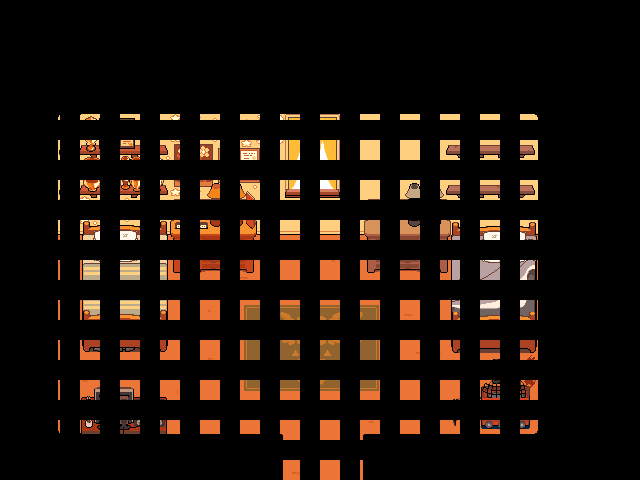

A 2D game scene composited from a Tiled map and its tileset images. What follows is a short description and the map's XML, with every tile layer's data as written:
An orthogonal 16x12 tile map with 40x40 px tiles, 1 tile layer (Warstwa Kafelków 1) and 8 objects (spawn, transition, interactable).

<map version="1.11" tiledversion="1.11.2" orientation="orthogonal" renderorder="right-down" width="16" height="12" tilewidth="40" tileheight="40" infinite="0" nextlayerid="5" nextobjectid="18">
 <editorsettings>
  <export target="finalkrissroom.lua" format="lua" />
 </editorsettings>
 <tileset firstgid="1" source="../tilesets/finalkrisroomplsworkthistime.tsx" />
 <layer id="1" name="Warstwa Kafelków 1" width="16" height="12">
  <data encoding="csv">
0,0,0,0,0,0,0,0,0,0,0,0,0,0,0,0,
0,0,0,0,0,0,0,0,0,0,0,0,0,0,0,0,
0,1,2,3,4,5,6,7,8,9,10,11,12,13,0,0,
0,14,15,16,17,18,19,20,21,22,23,24,25,26,0,0,
0,27,28,29,30,31,32,33,34,35,36,37,38,39,0,0,
0,40,41,42,43,44,45,46,47,48,49,50,51,52,0,0,
0,53,54,55,56,57,58,59,60,61,62,63,64,65,0,0,
0,66,67,68,69,70,71,72,73,74,75,76,77,78,0,0,
0,79,80,81,82,83,84,85,86,87,88,89,90,91,0,0,
0,92,93,94,95,96,97,98,99,100,101,102,103,104,0,0,
0,105,106,107,108,109,110,111,112,113,114,115,116,117,0,0,
0,118,119,120,121,122,123,124,125,126,127,128,129,130,0,0
</data>
 </layer>
 <objectgroup color="#7f00ff" id="2" name="markers">
  <object id="15" name="spawn" x="322" y="320">
   <point />
  </object>
 </objectgroup>
 <objectgroup color="#0000ff" id="3" name="collision">
  <object id="1" x="555" y="200" width="40" height="240" />
  <object id="8" x="36" y="200" width="40" height="240" />
  <object id="2" x="366" y="428.5" width="234" height="51.5" />
  <object id="5" x="52" y="428.5" width="234" height="51.5" />
  <object id="10" x="0" y="200" width="559.667" height="28.3333" />
 </objectgroup>
 <objectgroup color="#ff00ff" id="4" name="objects">
  <object id="11" name="transition" x="280" y="480" width="95.5" height="26">
   <properties>
    <property name="map" value="room4" />
    <property name="marker" value="spawn" />
   </properties>
  </object>
  <object id="16" name="interactable" x="461" y="230" width="94" height="112">
   <properties>
    <property name="cutscene" value="krisroom.darkworld" />
   </properties>
  </object>
 </objectgroup>
</map>